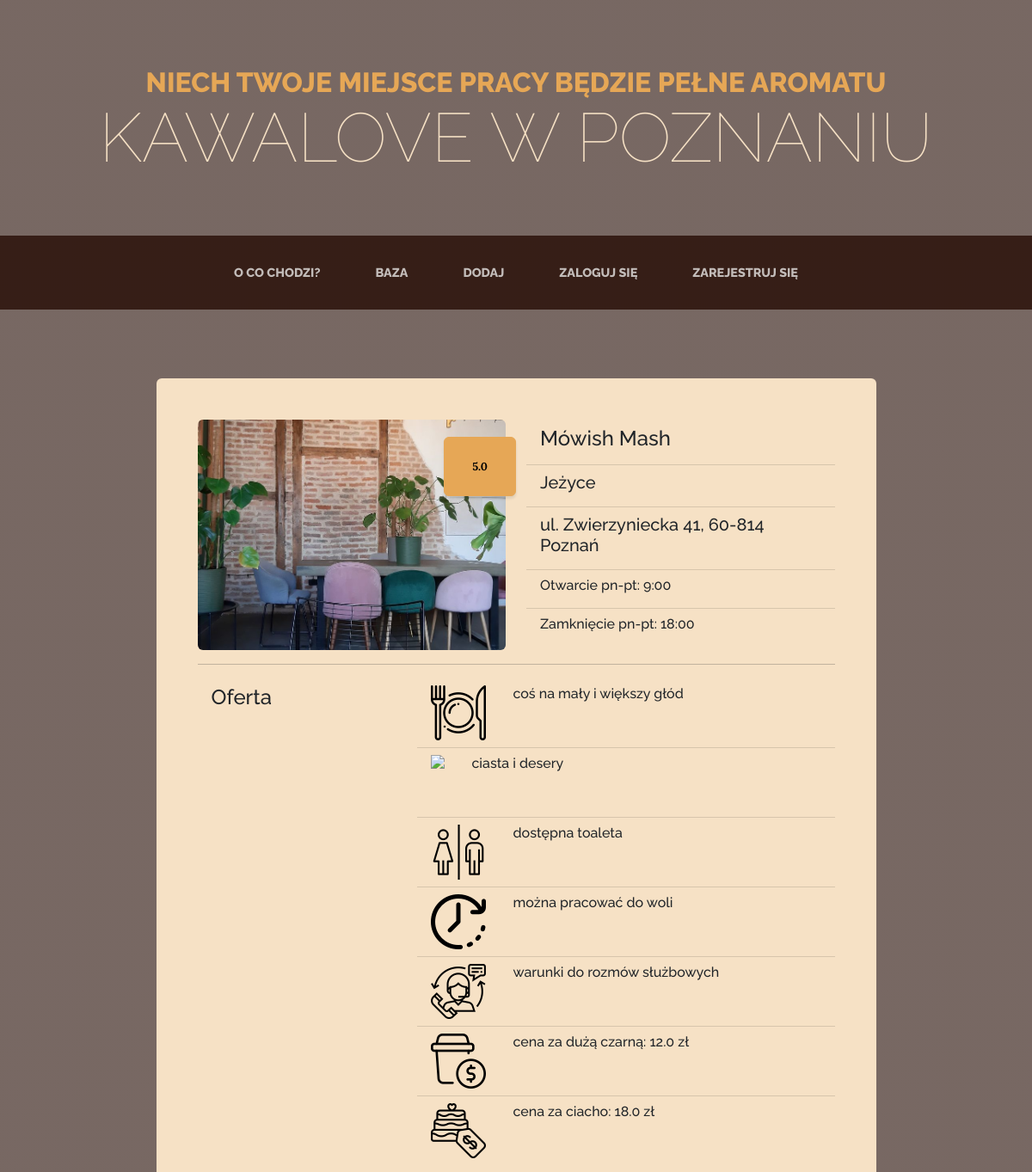
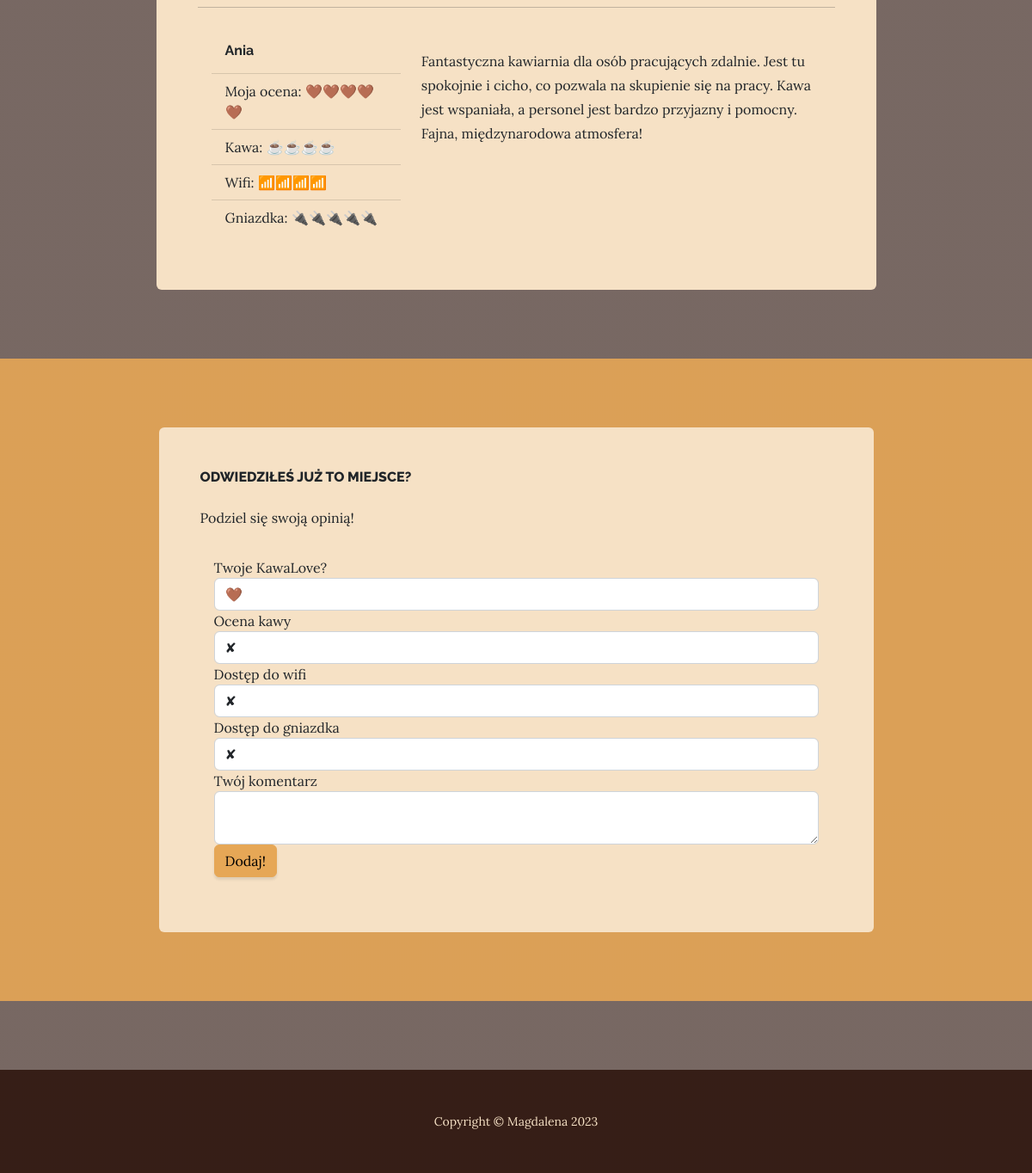
The app's page /cafe/19 with its own data (2 pictures, top to bottom).
### main.py (models this page shows)
class Cafe(db.Model):
    __tablename__ = 'cafes'
    id = db.Column(db.Integer, primary_key=True)
    name = db.Column(db.String(100), unique=True, nullable=False)
    location = db.Column(db.String(255), nullable=False)
    district = db.Column(db.String(100), nullable=False)
    img_url = db.Column(db.String(255))
    map_url = db.Column(db.String(255), nullable=False)
    open = db.Column(db.String(50))
    close = db.Column(db.String(50))
    has_food = db.Column(db.Boolean)
    has_cakes = db.Column(db.Boolean)
    has_toilet = db.Column(db.Boolean)
    allow_long_stays = db.Column(db.Boolean)
    allow_calls = db.Column(db.Boolean)
    avg_rating = db.Column(db.Float)
    avg_coffee = db.Column(db.String)
    avg_wifi = db.Column(db.String)
    avg_power = db.Column(db.String)
    americano_price = db.Column(db.Float)
    cake_price = db.Column(db.Float)
    reviews = relationship('Review', back_populates='parent_cafe')

class Review(db.Model):
    __tablename__ = 'reviews'
    id = db.Column(db.Integer, primary_key=True)
    text = db.Column(db.Text)
    user_rating = db.Column(db.String)
    coffee = db.Column(db.String)
    wifi = db.Column(db.String)
    power = db.Column(db.String)
    author_id = db.Column(db.Integer, db.ForeignKey("users.id"))
    review_author = relationship("User", back_populates="reviews")
    cafe_id = db.Column(db.Integer, db.ForeignKey("cafes.id"))
    parent_cafe = relationship("Cafe", back_populates="reviews")

class User(UserMixin, db.Model):
    __tablename__ = 'users'
    id = db.Column(db.Integer, primary_key=True)
    name = db.Column(db.String(100), unique=True, nullable=False)
    email = db.Column(db.String(100), unique=True, nullable=False)
    password = db.Column(db.String(100), nullable=False)
    reviews = relationship('Review', back_populates='review_author')

### main.py (the view, shortened to what this page needs)
@app.route('/cafe/<int:cafe_id>', methods=['GET', 'POST'])
def show_cafe(cafe_id):
    requested_cafe = db.session.get(Cafe, cafe_id)
    form = ReviewForm()
    return render_template('cafe.html', form=form, cafe=requested_cafe, current_user=current_user)

### forms.py
class ReviewForm(FlaskForm):
    user_rating = SelectField(label='Twoje KawaLove?', choices=[n * '🤎' for n in range(1, 6)])
    coffee = SelectField(label='Ocena kawy', choices=['✘', *(n * '☕' for n in range(1, 6))])
    wifi = SelectField(label='Dostęp do wifi', choices=['✘', *(n * '📶' for n in range(1, 6))])
    power = SelectField(label='Dostęp do gniazdka', choices=['✘', *(n * '🔌' for n in range(1, 6))])
    text = CKEditorField(label='Twój komentarz')
    submit = SubmitField('Dodaj!')

### templates/cafe.html (shortened to what this page needs)
{% import "bootstrap/wtf.html" as wtf %}
{% include "header.html" %}
        <section class="page-section">
            <div class="container">
                <div class="about-heading-content">
                        <div class="col-xl-9 col-lg-10 mx-auto">
                            <div class="bg-faded rounded p-5">
                                <div class="row">
                                    <div id="cafe-info" class="col-lg-6">
                                        <div id="cafe-img">
                                            <img class="img-fluid rounded about-heading-img mb-3 mb-lg-0" src="{{ url_for('static', filename='assets/img/cafes/{}.jpg'.format(cafe.id) ) }}" alt="{{ cafe.name}}">
                                        </div>
                                        <div id="cafe-score-button">
                                            {% if cafe.avg_rating %}
                                                <a class=" btn btn-primary btn-xl" href="#comments"> {{ cafe.avg_rating }}</a>
                                            {% else %}
                                                <a class="score btn btn-primary btn-xl" href="#new-comment">Oceń pierwszy!</a>
                                            {% endif %}
                                        </div>
                                    </div>
                                    <div class="cafe-details col-lg-6">
                                        <ul class="list-group list-group-flush">
                                          <li class="list-group-item"><h4>{{cafe.name}}</h4></li>
                                            <li class="list-group-item"><h5>{{cafe.district}}</h5></li>
                                          <li class="list-group-item"><h5><a href="{{ cafe.map_url }}">{{ cafe.location }}</a></h5></li>
                                            <li class="list-group-item"><h6>Otwarcie pn-pt: {{cafe.open}} </h6></li>
                                          <li class="list-group-item"><h6>Zamknięcie pn-pt: {{cafe.close}} </h6></li>
                                        </ul>
                                    </div>
                                </div>
                                                                <hr>
                                <div class="row">
                                    <div class="cafe-details col-lg-4">
                                        <ul class="list-group list-group-flush">
                                            <li class="list-group-item"><h4>Oferta</h4></li>
                                        </ul>
                                    </div>
                                    <div class="cafe-details col-lg-8">
                                        <ul class="list-group list-group-flush ">
                                            {% if cafe.has_food %}
                                            <li class="list-group-item flaticon-details">
                                                <img class='flaticon' src="{{ url_for('static', filename='assets/img/flaticon/png/001-restaurant.png') }} " rel="stylesheet" />
                                                <h6>coś na mały i większy głód</h6>
                                            </li>
                                            {% endif %}
                                            {% if cafe.has_cakes %}
                                            <li class="list-group-item">
                                                <img class='flaticon' src="{{ url_for('static', filename='assets/img/flaticon/png/002-cake.png') }} " rel="stylesheet" />
                                                <h6>ciasta i desery</h6>
                                            </li>
                                            {% endif %}
                                            {% if cafe.has_toilet %}
                                            <li class="list-group-item">
                                                <img class='flaticon' src="{{ url_for('static', filename='assets/img/flaticon/png/004-toilet.png') }} " rel="stylesheet" />
                                                <h6>dostępna toaleta</h6>
                                            </li>
                                            {% endif %}
                                            {% if cafe.allow_long_stays %}
                                            <li class="list-group-item">
                                                <img class='flaticon' src="{{ url_for('static', filename='assets/img/flaticon/png/007-wall-clock.png') }} " rel="stylesheet" />
                                                <h6>można pracować do woli</h6>
                                            </li>
                                            {% endif %}
                                            {% if cafe.allow_calls %}
                                            <li class="list-group-item">
                                                <img class='flaticon' src="{{ url_for('static', filename='assets/img/flaticon/png/005-video-calling.png') }} " rel="stylesheet" />
                                                <h6> warunki do rozmów służbowych </h6>
                                            </li>
                                            {% endif %}
                                            {% if cafe.americano_price %}
                                            <li class="list-group-item">
                                                <img class='flaticon' src="{{ url_for('static', filename='assets/img/flaticon/png/008-coffee-cup-1.png') }} " rel="stylesheet" />
                                                <h6> cena za dużą czarną: {{ cafe.americano_price }} zł</h6>
                                            </li>
                                            {% endif %}
                                            {% if cafe.cake_price %}
                                            <li class="list-group-item">
                                                <img class='flaticon' src="{{ url_for('static', filename='assets/img/flaticon/png/009-wedding-cake.png') }} " rel="stylesheet" />
                                                <h6> cena za ciacho: {{ cafe.cake_price }} zł</h6>
                                            </li>
                                            {% endif %}
                                        </ul>
                                    </div>
                                </div>
                                <hr>
                                <section id="comments">
                                    {% for review in cafe.reviews %}
                                    <div class="row p-3">
                                        <div class="score-review col-lg-4 ">
                                            <ul class="list-group list-group-flush rounded ">
                                              <li class="list-group-item">
                                                      <h6><b>{{review.review_author.name}}</b></h6>
                                              </li>
                                              <li class="list-group-item">Moja ocena: {{ review.user_rating }}</li>
                                              <li class="list-group-item">Kawa: {{ review.coffee }}</li>
                                              <li class="list-group-item">Wifi: {{ review.wifi }}</li>
                                              <li class="list-group-item">Gniazdka: {{ review.power }}</li>
                                            </ul>
                                        </div>
                                        <div class="text-review col-lg-8">
                                            <div class="reviewText d-flex">
                                                {{review.text|safe}}
                                            </div>
                                        </div>
                                    </div>
                                    {% endfor %}
                                </section>
                            </div>
                        </div>
                </div>
            </div>
        </section>
        <section id="new-comment" class="page-section cta">
            <div class="container">
                <div class="about-heading-content">
                    <div class="row">
                        <div class="col-xl-9 col-lg-10 mx-auto">
                            <div class="bg-faded rounded p-5">
                                <h2 class="section-heading mb-4">
                                    <span class="section-heading-upper">Odwiedziłeś już to miejsce?</span>
                                </h2>
                                <p class="mb-0">Podziel się swoją opinią!</p>
                                <div class="container w-100 p-3 pb-0">
                                </div>
                                <div class="container w-100 p-3">
                                    {{ wtf.quick_form(form, novalidate=True, button_map={"submit": "primary"}) }}
                                </div>
                            </div>
                        </div>
                    </div>
                </div>
            </div>
        </section>
{% include "footer.html" %}

### records on screen
Cafe: avg_rating "5.0", name "Mówish Mash", district "Jeżyce", location "ul. Zwierzyniecka 41, 60-814 Poznań", open "9:00", close "18:00", americano_price "12.0", cake_price "18.0"
Review: review_author.name "Ania", user_rating "🤎🤎🤎🤎🤎", coffee "☕☕☕☕", wifi "📶📶📶📶", power "🔌🔌🔌🔌🔌", text "Fantastyczna kawiarnia dla osób pracujących zdalnie. Jest tu spokojnie i cicho, co pozwala na skupienie się na pracy. Kawa jest wspaniała, a personel jest bardzo przyjazny i pomocny. Fajna, międzynarodowa atmosfera!"
